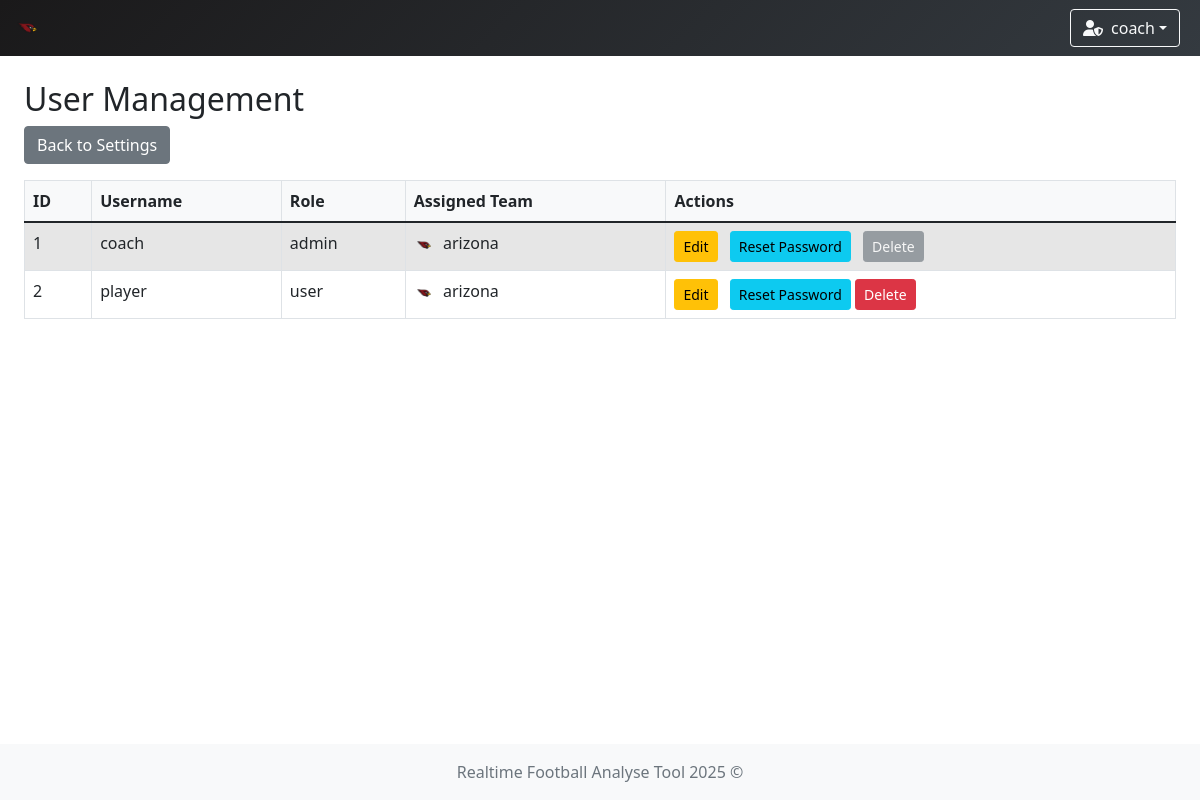
Screenshot of /users (signed in) with the database file from the repository.
### app/models/team.py (models this page shows)
class TeamModel(db.Model):
    __tablename__ = 'teams'
    id = db.Column(db.Integer, primary_key=True)
    name = db.Column(db.String(100), nullable=False, unique=True)  # prevent duplicate team names
    icon = db.Column(db.String(300), nullable=False)  # longer path for future-proofing
    primary_color = db.Column(db.String(20), nullable=False)
    secondary_color = db.Column(db.String(20), nullable=False)

### app/models/user.py (models this page shows)
class UserModel(db.Model, UserMixin):
    __tablename__ = 'user'
    id = db.Column(db.Integer, primary_key=True)
    username = db.Column(db.String(80), unique=True, nullable=False)
    password = db.Column(db.String(120), nullable=False)
    role = db.Column(db.String(10), nullable=False, default='user')
    team_id = db.Column(db.Integer, db.ForeignKey('teams.id'))
    team = db.relationship('TeamModel', backref='users')

### app/controllers/user_management.py (the view)
    @login_required
    def user_list(self):
        users = UserModel.query.all()
        return render_template('user/user_list.html', users=users)

### app/controllers/user.py (called while the page is built)
    @staticmethod
    def load_user(user_id):
        return UserModel.query.get(int(user_id))

### run.py (called while the page is built)
    def _inject_context(self) -> None:
        @self.app.context_processor
        def inject_teams() -> dict:
            try:
                teams = TeamModel.query.all()
                return dict(teams=teams)
            except Exception as e:
                print(f"[!] Error injecting teams: {str(e)} ({type(e).__name__})")
                return dict(teams=[])

### app/templates/user/user_list.html (shortened to what this page needs)
{% extends "system/base.html" %}
{% block content %}
<h2>User Management</h2>
<a href="{{ url_for('settings') }}" class="btn btn-secondary mb-3">Back to Settings</a>
<div class="table-responsive">
    <table class="table table-striped table-bordered">
        <thead>
            <tr>
                <th>ID</th>
                <th>Username</th>
                <th>Role</th>
                <th>Assigned Team</th>
                <th>Actions</th>
            </tr>
        </thead>
        <tbody>
            {% for user in users %}
            <tr>
                <td>{{ user.id }}</td>
                <td>{{ user.username }}</td>
                <td>{{ user.role }}</td>
                <td>
                    {% if user.team %}
                        <img src="{{ user.team.icon }}" alt="{{ user.team.name }} icon" style="height:20px; margin-right:5px;">
                        {{ user.team.name }}
                    {% else %}
                        <span class="text-muted">None</span>
                    {% endif %}
                </td>
                <td>
                    {% if current_user.role == 'admin' %}
                        {% if current_user.id == user.id %}
                            <a href="{{ url_for('edit_user', user_id=user.id) }}" class="btn btn-sm btn-warning">Edit</a>
                            <a href="{{ url_for('reset_password', user_id=user.id) }}" class="btn btn-sm btn-info">Reset Password</a>
                            <button class="btn btn-sm btn-secondary" disabled>Delete</button>
                        {% else %}
                            <a href="{{ url_for('edit_user', user_id=user.id) }}" class="btn btn-sm btn-warning">Edit</a>
                            <a href="{{ url_for('reset_password', user_id=user.id) }}" class="btn btn-sm btn-info">Reset Password</a>
                            <form action="{{ url_for('delete_user', user_id=user.id) }}" method="POST" class="d-inline">
                                <button type="submit" class="btn btn-sm btn-danger" onclick="return confirm('Delete this user?')">Delete</button>
                            </form>
                        {% endif %}
                    {% endif %}
                </td>
            </tr>
            {% endfor %}
        </tbody>
    </table>
</div>
{% endblock %}

### app/templates/system/base.html (shortened to what this page needs)
<!DOCTYPE html>
<html lang="en">
<head>
    <link href="https://cdn.jsdelivr.net/npm/bootstrap@5.1.3/dist/css/bootstrap.min.css" rel="stylesheet"/>
    <link rel="stylesheet" href="https://cdn.jsdelivr.net/npm/bootstrap-icons@1.11.3/font/bootstrap-icons.css"/>
    <link rel="stylesheet" href="https://cdnjs.cloudflare.com/ajax/libs/font-awesome/6.5.0/css/all.min.css"/>
    <link rel="stylesheet" href="https://cdn.datatables.net/1.13.6/css/dataTables.bootstrap5.min.css"/>
    <link rel="stylesheet" href="{{ url_for('static', filename='styles.css') }}"/>
</head>
<body class="{% block body_class %}{% endblock %}">
{% if current_user.is_authenticated %}
    <nav class="navbar navbar-expand-lg navbar-dark"
         style="
         {% if session.team_id %}
             {% for team in teams %}
                 {% if team.id == session.team_id %}
                     background: linear-gradient(135deg, {{ team.secondary_color }}, #343a40);
                 {% endif %}
             {% endfor %}
         {% else %}
             background: linear-gradient(135deg, #4b6cb7, #182848);
         {% endif %}
         ">
        <div class="container-fluid position-relative">
            <a class="navbar-brand d-flex align-items-center" href="{{ url_for('index') }}">
                {% if session.team_id %}
                    {% for team in teams %}
                        {% if team.id == session.team_id %}
                            <img class="team-logo" src="{{ team.icon }}" alt="{{ team.name }} logo"
                                 style="height:30px; margin-right:8px;"/>
                        {% endif %}
                    {% endfor %}
                {% else %}
                    <a href="{{ url_for('game_options') }}" class="btn btn-outline-light me-2" title="Home">
                        <i class="fas fa-home"></i>
                    </a>
                {% endif %}
            </a>
            <div class="ms-auto d-flex align-items-center">
                <div class="dropdown me-2">
                    <button class="btn btn-outline-light dropdown-toggle d-flex align-items-center" type="button"
                            id="userDropdown" data-bs-toggle="dropdown" aria-expanded="false">
                        {% if current_user.role == 'admin' %}
                            <i class="fas fa-user-shield me-2"></i>
                        {% else %}
                            <i class="fas fa-user me-2"></i>
                        {% endif %}
                        {{ current_user.username }}
                    </button>
                </div>
            </div>
        </div>
    </nav>
{% endif %}
<div class="content-wrapper">
    <div class="container-fluid mt-4 px-4">
        <div id="toast-container" class="toast-container position-fixed bottom-0 end-0 p-3" style="z-index: 1100;">
        </div>
        {% block content %}{% endblock %}
    </div>
</div>
<footer class="footer mt-auto py-3 bg-light">
    <div class="container text-center">
        <span class="text-muted">Realtime Football Analyse Tool 2025 ©</span>
    </div>
</footer>
</body>
</html>

### app/static/styles.css (style rules this page uses)
.navbar { transition: background-color 0.5s ease; }
.team-logo { animation: fadeIn 0.5s ease, pulse 1s ease-in-out; }
html, body { height: 100%; margin: 0; padding: 0; }
body { display: flex; flex-direction: column; min-height: 100vh; }
.content-wrapper { flex: 1 0 auto; }
.footer { flex-shrink: 0; background-color: #f8f9fa; padding: 1rem 0; margin-top: auto; }
.table-responsive { margin-top: 0 !important; overflow-x: auto; }
.btn + .btn { margin-left: 0.5rem; }
.table-responsive { overflow-x: auto; }
.table th, .table td { white-space: nowrap; padding: 0.5rem; }
.table thead th { background-color: #f8f9fa; font-weight: bold; }
.table-striped tbody tr:nth-of-type(odd) { background-color: rgba(0, 0, 0, 0.05); }

### rows the page displays
TeamModel: icon (picture)
UserModel: username "coach", id "1", role "admin", team.icon (picture), team.name "arizona"
UserModel: id "2", username "player", role "user", team.icon (picture), team.name "arizona"
